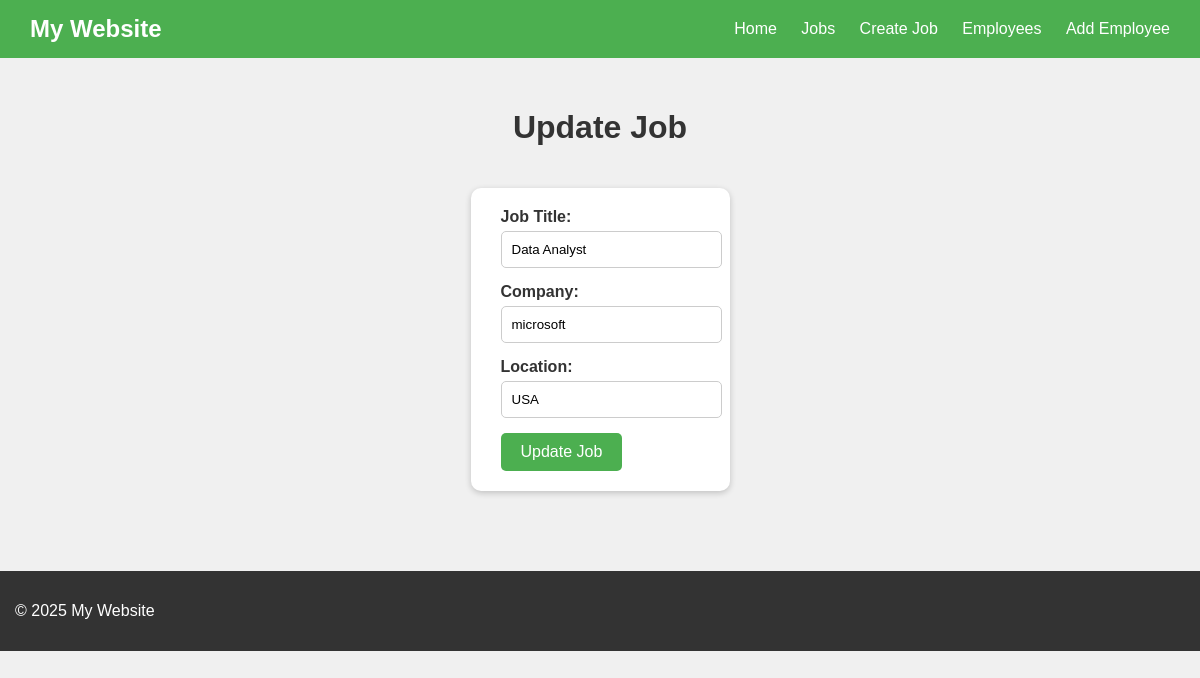
Screenshot of /update/1 with the database file from the repository.
### app.py (models this page shows)
class Job(db.Model):
    id = db.Column(db.Integer, primary_key=True)
    title = db.Column(db.String(100))
    company = db.Column(db.String(100))
    location = db.Column(db.String(100))
    employees = db.relationship('Employee', backref='job', lazy=True)

### app.py (the view)
@app.route('/update/<int:id>', methods=['GET', 'POST'])
def update_job_html(id):
    job = Job.query.get_or_404(id)
    if request.method == 'POST':
        job.title = request.form['title']
        job.company = request.form['company']
        job.location = request.form['location']
        db.session.commit()
        return redirect(url_for('jobs'))
    return render_template('update.html', job=job)

### templates/update.html (shortened to what this page needs)
{% extends "base.html" %}
{% block content %}
<h1>Update Job</h1>
<form method="POST" class="job-form">
    <div class="form-group">
        <label for="title">Job Title:</label><br>
        <input type="text" id="title" name="title" value="{{ job.title }}" required>
    </div>
    <div class="form-group">
        <label for="company">Company:</label><br>
        <input type="text" id="company" name="company" value="{{ job.company }}" required>
    </div>
    <div class="form-group">
        <label for="location">Location:</label><br>
        <input type="text" id="location" name="location" value="{{ job.location }}" required>
    </div>
    <button type="submit">Update Job</button>
</form>
{% endblock %}

### templates/base.html (style rules this page uses)
body { font-family: Arial, sans-serif; background-color: #f0f0f0; color: #333; margin: 0; padding: 0; }

### templates/update.html (style rules this page uses)
.job-form { display: inline-block; background: white; padding: 20px 30px; border-radius: 10px; box-shadow: 0 2px 6px rgba(0, 0, 0, 0.2); text-align: left; margin-top: 20px; }
.form-group { margin-bottom: 15px; }
label { font-weight: bold; }
input[type="text"] { width: 100%; padding: 10px; margin-top: 5px; border: 1px solid #ccc; border-radius: 5px; }
button { padding: 10px 20px; background-color: #4CAF50; color: white; border: none; border-radius: 5px; cursor: pointer; font-size: 16px; }

### rows the page displays
Job: title "Data Analyst", company "microsoft", location "USA"
